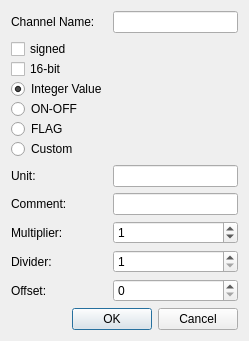
<?xml version="1.0" encoding="UTF-8"?>
<ui version="4.0">
 <class>NewChannelDialog</class>
 <widget class="QDialog" name="NewChannelDialog">
  <property name="geometry">
   <rect>
    <x>0</x>
    <y>0</y>
    <width>249</width>
    <height>309</height>
   </rect>
  </property>
  <property name="windowTitle">
   <string>Dialog</string>
  </property>
  <layout class="QVBoxLayout" name="verticalLayout_2">
   <item>
    <layout class="QGridLayout" name="gridLayout">
     <item row="0" column="0">
      <widget class="QLabel" name="channelName_label">
       <property name="text">
        <string>Channel Name:</string>
       </property>
       <property name="buddy">
        <cstring>channelName_lineEdit</cstring>
       </property>
      </widget>
     </item>
     <item row="0" column="1">
      <widget class="QLineEdit" name="channelName_lineEdit"/>
     </item>
     <item row="1" column="0">
      <layout class="QVBoxLayout" name="verticalLayout">
       <property name="spacing">
        <number>0</number>
       </property>
       <item>
        <widget class="QCheckBox" name="signed_checkBox">
         <property name="text">
          <string>signed</string>
         </property>
        </widget>
       </item>
       <item>
        <widget class="QCheckBox" name="bit16_checkBox">
         <property name="text">
          <string>16-bit</string>
         </property>
        </widget>
       </item>
       <item>
        <widget class="QRadioButton" name="integer_radioButton">
         <property name="text">
          <string>Integer Value</string>
         </property>
         <property name="checked">
          <bool>true</bool>
         </property>
        </widget>
       </item>
       <item>
        <widget class="QRadioButton" name="onOff_radioButton">
         <property name="text">
          <string>ON-OFF</string>
         </property>
        </widget>
       </item>
       <item>
        <widget class="QRadioButton" name="flag_radioButton">
         <property name="text">
          <string>FLAG</string>
         </property>
        </widget>
       </item>
       <item>
        <widget class="QRadioButton" name="custom_radioButton">
         <property name="text">
          <string>Custom</string>
         </property>
        </widget>
       </item>
      </layout>
     </item>
     <item row="2" column="0">
      <widget class="QLabel" name="unit_label">
       <property name="text">
        <string>Unit:</string>
       </property>
       <property name="buddy">
        <cstring>unit_lineEdit</cstring>
       </property>
      </widget>
     </item>
     <item row="2" column="1">
      <widget class="QLineEdit" name="unit_lineEdit"/>
     </item>
     <item row="3" column="0">
      <widget class="QLabel" name="comment_label">
       <property name="text">
        <string>Comment:</string>
       </property>
       <property name="buddy">
        <cstring>comment_lineEdit</cstring>
       </property>
      </widget>
     </item>
     <item row="3" column="1">
      <widget class="QLineEdit" name="comment_lineEdit"/>
     </item>
     <item row="4" column="0">
      <widget class="QLabel" name="multiplier_label">
       <property name="text">
        <string>Multiplier:</string>
       </property>
       <property name="buddy">
        <cstring>multiplier_spinBox</cstring>
       </property>
      </widget>
     </item>
     <item row="4" column="1">
      <widget class="QSpinBox" name="multiplier_spinBox">
       <property name="minimum">
        <number>-32768</number>
       </property>
       <property name="maximum">
        <number>32767</number>
       </property>
       <property name="value">
        <number>1</number>
       </property>
      </widget>
     </item>
     <item row="5" column="0">
      <widget class="QLabel" name="divider_label">
       <property name="text">
        <string>Divider:</string>
       </property>
       <property name="buddy">
        <cstring>divider_spinBox</cstring>
       </property>
      </widget>
     </item>
     <item row="5" column="1">
      <widget class="QSpinBox" name="divider_spinBox">
       <property name="minimum">
        <number>1</number>
       </property>
       <property name="maximum">
        <number>65535</number>
       </property>
      </widget>
     </item>
     <item row="6" column="0">
      <widget class="QLabel" name="offset_label">
       <property name="text">
        <string>Offset:</string>
       </property>
       <property name="buddy">
        <cstring>offset_spinBox</cstring>
       </property>
      </widget>
     </item>
     <item row="6" column="1">
      <widget class="QSpinBox" name="offset_spinBox">
       <property name="maximum">
        <number>65535</number>
       </property>
      </widget>
     </item>
    </layout>
   </item>
   <item>
    <widget class="QDialogButtonBox" name="buttonBox">
     <property name="focusPolicy">
      <enum>Qt::NoFocus</enum>
     </property>
     <property name="orientation">
      <enum>Qt::Horizontal</enum>
     </property>
     <property name="standardButtons">
      <set>QDialogButtonBox::Cancel|QDialogButtonBox::Ok</set>
     </property>
    </widget>
   </item>
  </layout>
 </widget>
 <resources/>
 <connections>
  <connection>
   <sender>buttonBox</sender>
   <signal>rejected()</signal>
   <receiver>NewChannelDialog</receiver>
   <slot>reject()</slot>
   <hints>
    <hint type="sourcelabel">
     <x>239</x>
     <y>299</y>
    </hint>
    <hint type="destinationlabel">
     <x>286</x>
     <y>274</y>
    </hint>
   </hints>
  </connection>
 </connections>
</ui>
